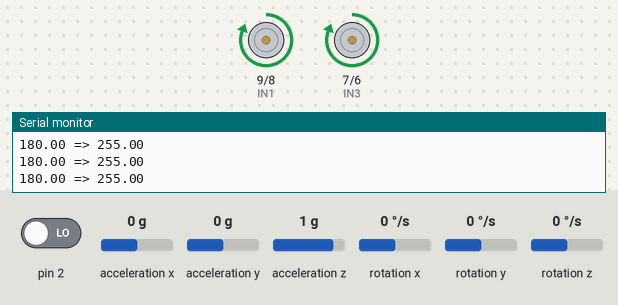
Bench run of a program on a simulated Arduino Uno, built with avr-gcc and run on an emulated ATmega328P. On the bench: motor-driver pin pairs drawn as motors (green arrow = first pin HIGH = forward, orange = second pin HIGH = backward, longer = more drive, scaled by the enable pin), the last lines printed to the serial monitor. The inputs (shaded band) are chosen by the test bench; at power-on: acceleration x 0 g, acceleration y 0 g, pin 2 LOW, acceleration z 1 g, rotation x 0 °/s, rotation y 0 °/s, rotation z 0 °/s. The sensor or clock chip raises its interrupt line as the real part does.

Above: at 1.7 s.
1.8 s: acceleration x set to -0.4 g
3.3 s: acceleration x set to -0.7 g
At 4.4 s:
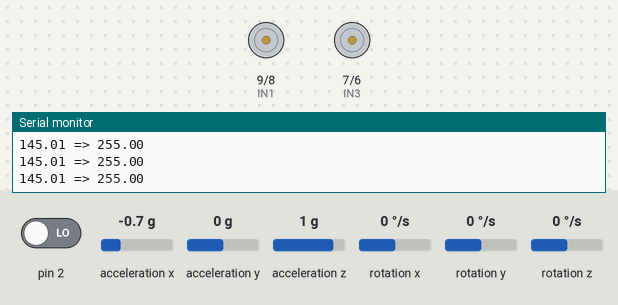
4.8 s: acceleration y set to -1.4 g
At 6.0 s:
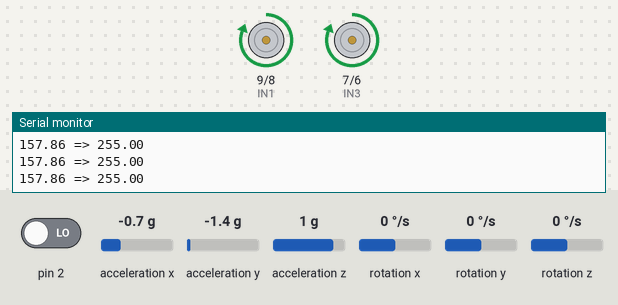
6.3 s: acceleration x set to 0.1 g
At 11.3 s:
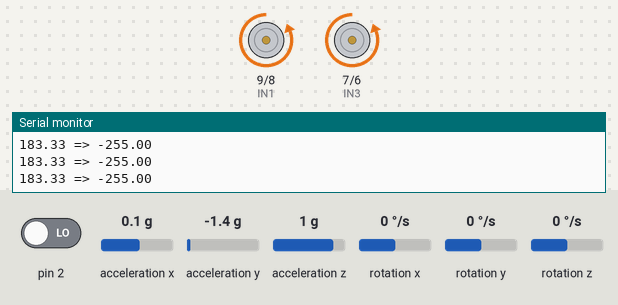
Timing chart, 0 to 12.8 s (numbered marks = the images above; inputs shaded):
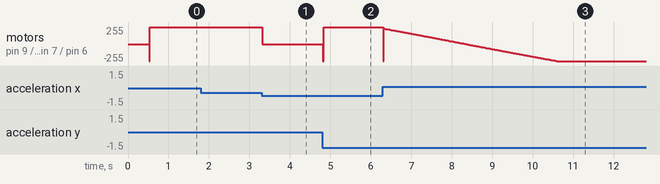

Measured:
- the behaviour switches between -0.5 and -0.6 g on acceleration x (found by bisection; images 0 and 1)
- after the input at 3.3 s, motor on pin 9 (IN1) / pin 8 (IN2), motor on pin 7 (IN3) / pin 6 (IN4): forward 255/255 → stopped at once
- after the input at 4.8 s, motor on pin 9 (IN1) / pin 8 (IN2), motor on pin 7 (IN3) / pin 6 (IN4): stopped → forward 255/255 at once

The program:

main.cpp
```cpp
#include <Arduino.h> // OBRIGATÓRIO NO PLATFORMIO
#include "I2Cdev.h"
#include <PID_v1.h>
#include "MPU6050_6Axis_MotionApps20.h"

// Declaração das funções para o compilador (Function Prototypes)
void Forward();
void Reverse();
void Stop();
void dmpDataReady();

MPU6050 mpu;

// ================================================================
// DEFINIÇÃO DOS PINOS DO MOTOR (L298N - 6 Pinos)
// ================================================================
const int ENA = 10;
const int IN1 = 9;
const int IN2 = 8;
const int IN3 = 7;
const int IN4 = 6;
const int ENB = 5;

bool dmpReady = false;
uint8_t mpuIntStatus;
uint8_t devStatus;
uint16_t packetSize;
uint16_t fifoCount;
uint8_t fifoBuffer[64];

Quaternion q;
VectorFloat gravity;
float ypr[3];

double setpoint = 182;
double Kp = 15;
double Kd = 0.9;
double Ki = 140;

double input, output;
PID pid(&input, &output, &setpoint, Kp, Ki, Kd, DIRECT);

volatile bool mpuInterrupt = false;

void dmpDataReady() {
    mpuInterrupt = true;
}

void setup() {
    Serial.begin(115200);

    Serial.println(F("Initializing I2C devices..."));
    mpu.initialize();

    Serial.println(F("Testing device connections..."));
    Serial.println(mpu.testConnection() ? F("MPU6050 connection successful") : F("MPU6050 connection failed"));

    devStatus = mpu.dmpInitialize();

    mpu.setXGyroOffset(-479);
    mpu.setYGyroOffset(84);
    mpu.setZGyroOffset(15);
    mpu.setZAccelOffset(1638);

    if (devStatus == 0) {
        Serial.println(F("Enabling DMP..."));
        mpu.setDMPEnabled(true);

        Serial.println(F("Enabling interrupt detection (Arduino external interrupt 0)..."));
        attachInterrupt(digitalPinToInterrupt(2), dmpDataReady, RISING); // Melhor prática para interrupções
        mpuIntStatus = mpu.getIntStatus();

        Serial.println(F("DMP ready! Waiting for first interrupt..."));
        dmpReady = true;

        packetSize = mpu.dmpGetFIFOPacketSize();

        pid.SetMode(AUTOMATIC);
        pid.SetSampleTime(10);
        pid.SetOutputLimits(-255, 255);
    } else {
        Serial.print(F("DMP Initialization failed (code "));
        Serial.print(devStatus);
        Serial.println(F(")"));
    }

    pinMode(ENA, OUTPUT);
    pinMode(IN1, OUTPUT);
    pinMode(IN2, OUTPUT);
    pinMode(IN3, OUTPUT);
    pinMode(IN4, OUTPUT);
    pinMode(ENB, OUTPUT);

    Stop();
}

void loop() {
    if (!dmpReady) return;

    while (!mpuInterrupt && fifoCount < packetSize) {
        pid.Compute();

        Serial.print(input); Serial.print(" => "); Serial.println(output);

        if (input > 150 && input < 200) {
            if (output > 0) {
                Forward();
            } else if (output < 0) {
                Reverse();
            }
        } else {
            Stop();
        }
    }

    mpuInterrupt = false;
    mpuIntStatus = mpu.getIntStatus();
    fifoCount = mpu.getFIFOCount();

    if ((mpuIntStatus & 0x10) || fifoCount == 1024) {
        mpu.resetFIFO();
        Serial.println(F("FIFO overflow!"));
    } else if (mpuIntStatus & 0x02) {
        while (fifoCount < packetSize) fifoCount = mpu.getFIFOCount();

        mpu.getFIFOBytes(fifoBuffer, packetSize);
        fifoCount -= packetSize;

        mpu.dmpGetQuaternion(&q, fifoBuffer);
        mpu.dmpGetGravity(&gravity, &q);
        mpu.dmpGetYawPitchRoll(ypr, &q, &gravity);

        input = ypr[1] * 180/M_PI + 180;
   }
}

void Forward() {
    digitalWrite(IN1, HIGH);
    digitalWrite(IN2, LOW);
    digitalWrite(IN3, HIGH);
    digitalWrite(IN4, LOW);
    analogWrite(ENA, output);
    analogWrite(ENB, output);
}

void Reverse() {
    digitalWrite(IN1, LOW);
    digitalWrite(IN2, HIGH);
    digitalWrite(IN3, LOW);
    digitalWrite(IN4, HIGH);
    analogWrite(ENA, output * -1);
    analogWrite(ENB, output * -1);
}

void Stop() {
    analogWrite(ENA, 0);
    analogWrite(ENB, 0);
    digitalWrite(IN1, LOW);
    digitalWrite(IN2, LOW);
    digitalWrite(IN3, LOW);
    digitalWrite(IN4, LOW);
}
```
